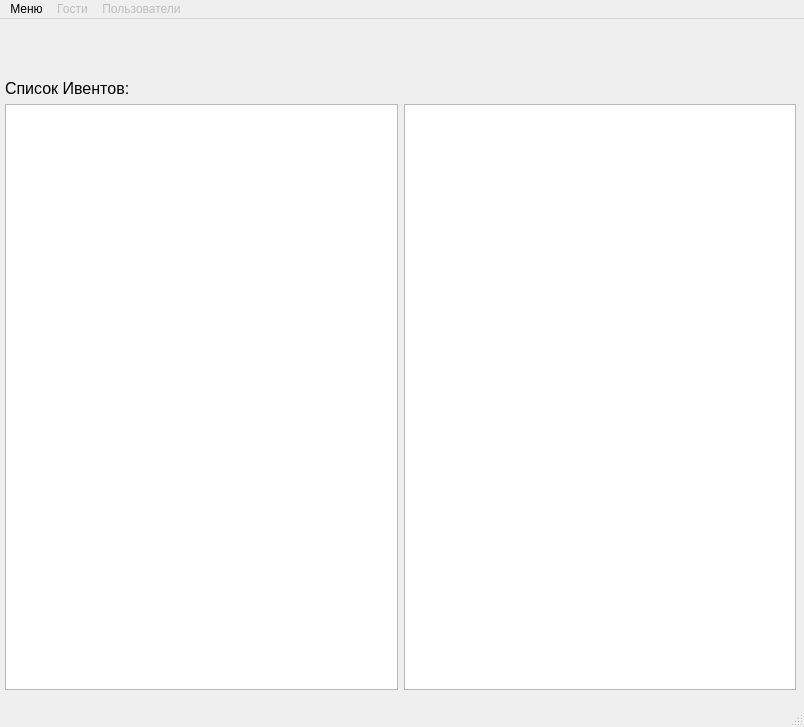
<?xml version="1.0" encoding="UTF-8"?>
<ui version="4.0">
 <class>MainWindow</class>
 <widget class="QMainWindow" name="MainWindow">
  <property name="geometry">
   <rect>
    <x>0</x>
    <y>0</y>
    <width>804</width>
    <height>727</height>
   </rect>
  </property>
  <property name="windowTitle">
   <string>MainWindow</string>
  </property>
  <widget class="QWidget" name="centralwidget">
   <widget class="QWidget" name="verticalLayoutWidget">
    <property name="geometry">
     <rect>
      <x>0</x>
      <y>60</y>
      <width>801</width>
      <height>611</height>
     </rect>
    </property>
    <layout class="QVBoxLayout" name="verticalLayout">
     <item>
      <layout class="QHBoxLayout" name="horizontalLayout">
       <property name="leftMargin">
        <number>5</number>
       </property>
       <property name="rightMargin">
        <number>200</number>
       </property>
       <item>
        <widget class="QLabel" name="eventsLabel">
         <property name="font">
          <font>
           <pointsize>12</pointsize>
          </font>
         </property>
         <property name="text">
          <string>Список Ивентов:</string>
         </property>
        </widget>
       </item>
      </layout>
     </item>
     <item>
      <layout class="QHBoxLayout" name="horizontalLayout_2">
       <property name="leftMargin">
        <number>5</number>
       </property>
       <property name="rightMargin">
        <number>5</number>
       </property>
       <item>
        <widget class="QListWidget" name="listWidget"/>
       </item>
       <item>
        <widget class="QListView" name="listView"/>
       </item>
      </layout>
     </item>
    </layout>
   </widget>
  </widget>
  <widget class="QMenuBar" name="menubar">
   <property name="geometry">
    <rect>
     <x>0</x>
     <y>0</y>
     <width>804</width>
     <height>26</height>
    </rect>
   </property>
   <widget class="QMenu" name="menu">
    <property name="title">
     <string>Меню</string>
    </property>
    <addaction name="authAction"/>
    <addaction name="logoutAction"/>
    <addaction name="separator"/>
    <addaction name="Exit"/>
   </widget>
   <widget class="QMenu" name="GuestMenu">
    <property name="enabled">
     <bool>false</bool>
    </property>
    <property name="title">
     <string>Гости</string>
    </property>
    <addaction name="GuestAdd"/>
    <addaction name="ModifyGuest"/>
    <addaction name="RemoveGuest"/>
   </widget>
   <widget class="QMenu" name="UsersMenu">
    <property name="enabled">
     <bool>false</bool>
    </property>
    <property name="title">
     <string>Пользователи</string>
    </property>
    <addaction name="UserAdd"/>
    <addaction name="UserModify"/>
    <addaction name="UserRmv"/>
   </widget>
   <addaction name="menu"/>
   <addaction name="GuestMenu"/>
   <addaction name="UsersMenu"/>
  </widget>
  <widget class="QStatusBar" name="statusbar">
   <property name="statusTip">
    <string>IT-парк Якутия</string>
   </property>
  </widget>
  <action name="logoutAction">
   <property name="text">
    <string>Отключиться CTRL+L</string>
   </property>
   <property name="shortcut">
    <string>Ctrl+L</string>
   </property>
  </action>
  <action name="Exit">
   <property name="icon">
    <iconset>
     <normaloff>../../icons/exit.png</normaloff>../../icons/exit.png</iconset>
   </property>
   <property name="text">
    <string>Выход CTRL+Q</string>
   </property>
   <property name="shortcut">
    <string>Ctrl+Q</string>
   </property>
  </action>
  <action name="GuestAdd">
   <property name="text">
    <string>Добавить</string>
   </property>
   <property name="toolTip">
    <string>Добавить нового гостя в базу данных</string>
   </property>
   <property name="statusTip">
    <string>Добавить нового гостя в базу данных</string>
   </property>
  </action>
  <action name="ModifyGuest">
   <property name="text">
    <string>Изменить</string>
   </property>
   <property name="toolTip">
    <string>Изменить данные гостя в базе данных</string>
   </property>
  </action>
  <action name="RemoveGuest">
   <property name="text">
    <string>Удалить</string>
   </property>
   <property name="toolTip">
    <string>Удалить гостя из базы данных</string>
   </property>
  </action>
  <action name="UserAdd">
   <property name="text">
    <string>Добавить</string>
   </property>
   <property name="toolTip">
    <string>Добавить нового пользователя</string>
   </property>
  </action>
  <action name="UserModify">
   <property name="text">
    <string>Изменить</string>
   </property>
   <property name="toolTip">
    <string>Изменить данные пользователя</string>
   </property>
  </action>
  <action name="UserRmv">
   <property name="text">
    <string>Удалить</string>
   </property>
   <property name="toolTip">
    <string>Удалить удалить пользователя</string>
   </property>
  </action>
  <action name="authAction">
   <property name="text">
    <string>Авторизация</string>
   </property>
  </action>
 </widget>
 <resources/>
 <connections/>
</ui>
